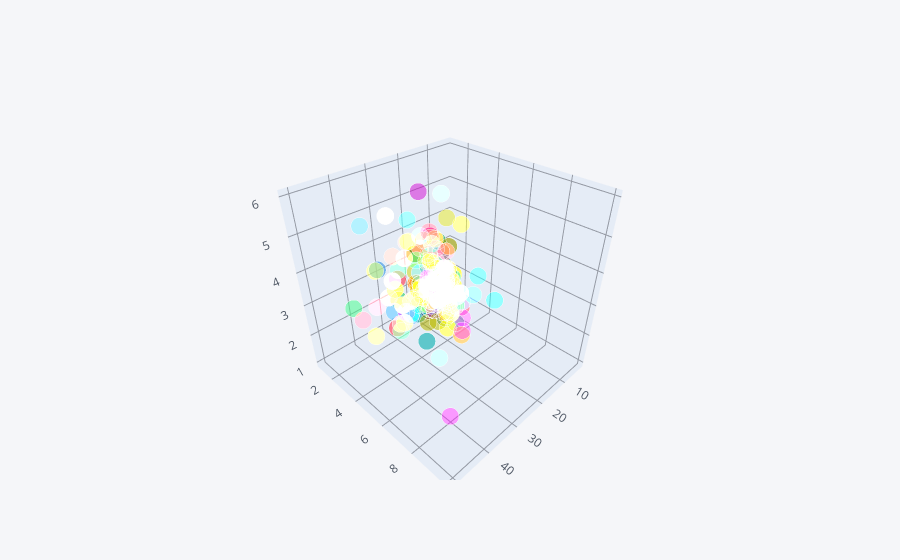

Notebook source saved alongside this figure:
### Code cell
d1.iplot(kind='scatter3d',x='total_bill',y='tip',z='size')

### Figure 1 — Plotly figure (JSON) as saved in the notebook; plotly's stock layout.template omitted (floating-point values rounded to 4 significant figures; data arrays with more than 128 entries replaced by an {"elided": "..."} marker saying what was removed)
{"data": [{"marker": {"color": {"elided": "244 str values"}, "opacity": 0.8, "size": {"elided": "244 int values"}, "symbol": "circle"}, "mode": "markers", "text": {"elided": "244 str values"}, "type": "scatter3d", "x": {"elided": "244 float values"}, "y": {"elided": "244 float values"}, "z": {"elided": "244 int values"}}], "layout": {"legend": {"bgcolor": "#F5F6F9", "font": {"color": "#4D5663"}}, "paper_bgcolor": "#F5F6F9", "plot_bgcolor": "#F5F6F9", "scene": {"xaxis": {"gridcolor": "#9499A3", "showgrid": true, "tickfont": {"color": "#4D5663"}, "title": {"font": {"color": "#4D5663"}, "text": ""}, "zerolinecolor": "#9499A3"}, "yaxis": {"gridcolor": "#9499A3", "showgrid": true, "tickfont": {"color": "#4D5663"}, "title": {"font": {"color": "#4D5663"}, "text": ""}, "zerolinecolor": "#9499A3"}, "zaxis": {"gridcolor": "#9499A3", "showgrid": true, "tickfont": {"color": "#4D5663"}, "title": {"font": {"color": "#4D5663"}, "text": ""}, "zerolinecolor": "#9499A3"}}, "title": {"font": {"color": "#4D5663"}}}}
